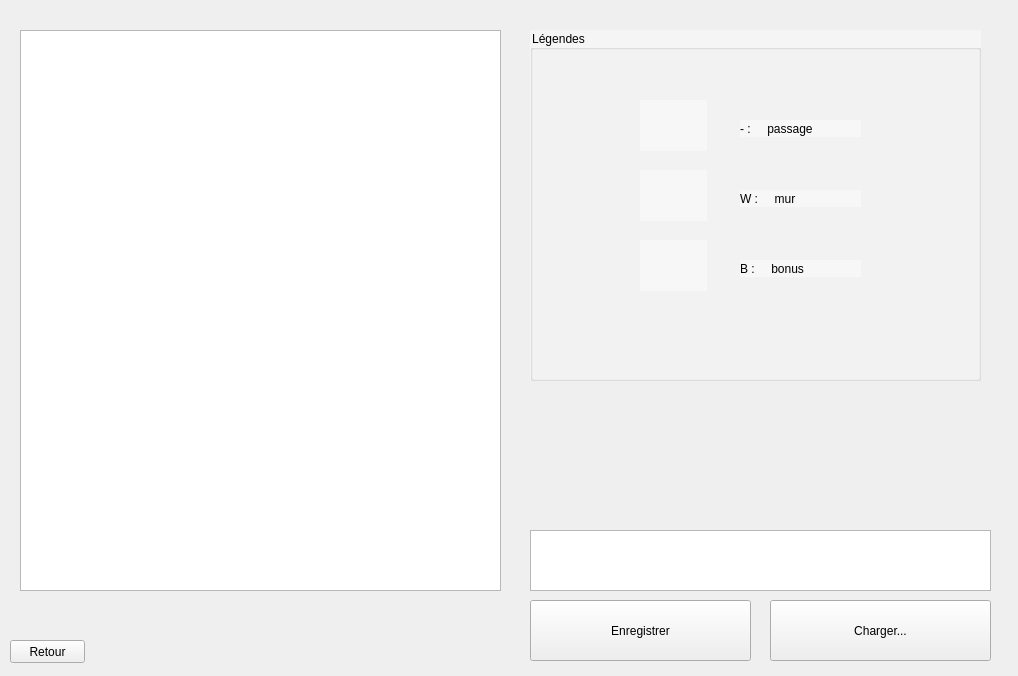
<?xml version="1.0" encoding="UTF-8"?>
<ui version="4.0">
 <class>MapEditor</class>
 <widget class="QWidget" name="MapEditor">
  <property name="geometry">
   <rect>
    <x>0</x>
    <y>0</y>
    <width>1018</width>
    <height>676</height>
   </rect>
  </property>
  <property name="windowTitle">
   <string>Form</string>
  </property>
  <widget class="QPushButton" name="backButton">
   <property name="geometry">
    <rect>
     <x>10</x>
     <y>640</y>
     <width>75</width>
     <height>23</height>
    </rect>
   </property>
   <property name="text">
    <string>Retour</string>
   </property>
  </widget>
  <widget class="QTextEdit" name="txtMapEdit">
   <property name="geometry">
    <rect>
     <x>20</x>
     <y>30</y>
     <width>481</width>
     <height>561</height>
    </rect>
   </property>
   <property name="font">
    <font>
     <family>Monospace</family>
    </font>
   </property>
  </widget>
  <widget class="QGroupBox" name="gbLegends">
   <property name="geometry">
    <rect>
     <x>530</x>
     <y>30</y>
     <width>451</width>
     <height>351</height>
    </rect>
   </property>
   <property name="styleSheet">
    <string notr="true">background-color: rgba(255, 255, 255, 100);
</string>
   </property>
   <property name="title">
    <string>Légendes</string>
   </property>
   <widget class="QLabel" name="label">
    <property name="geometry">
     <rect>
      <x>210</x>
      <y>90</y>
      <width>121</width>
      <height>17</height>
     </rect>
    </property>
    <property name="text">
     <string>- :     passage</string>
    </property>
   </widget>
   <widget class="QLabel" name="label_2">
    <property name="geometry">
     <rect>
      <x>210</x>
      <y>160</y>
      <width>121</width>
      <height>17</height>
     </rect>
    </property>
    <property name="text">
     <string>W :     mur</string>
    </property>
   </widget>
   <widget class="QLabel" name="label_3">
    <property name="geometry">
     <rect>
      <x>210</x>
      <y>230</y>
      <width>121</width>
      <height>17</height>
     </rect>
    </property>
    <property name="text">
     <string>B :     bonus</string>
    </property>
   </widget>
   <widget class="QLabel" name="label_4">
    <property name="geometry">
     <rect>
      <x>110</x>
      <y>70</y>
      <width>67</width>
      <height>51</height>
     </rect>
    </property>
    <property name="text">
     <string/>
    </property>
    <property name="pixmap">
     <pixmap resource="bomberressources.qrc">:/textures/ressources/grass.png</pixmap>
    </property>
   </widget>
   <widget class="QLabel" name="label_5">
    <property name="geometry">
     <rect>
      <x>110</x>
      <y>140</y>
      <width>67</width>
      <height>51</height>
     </rect>
    </property>
    <property name="text">
     <string/>
    </property>
    <property name="pixmap">
     <pixmap resource="bomberressources.qrc">:/textures/ressources/mur.png</pixmap>
    </property>
   </widget>
   <widget class="QLabel" name="label_6">
    <property name="geometry">
     <rect>
      <x>110</x>
      <y>210</y>
      <width>67</width>
      <height>51</height>
     </rect>
    </property>
    <property name="text">
     <string/>
    </property>
    <property name="pixmap">
     <pixmap resource="bomberressources.qrc">:/textures/ressources/bonus.png</pixmap>
    </property>
   </widget>
  </widget>
  <widget class="QTextEdit" name="txtFileName">
   <property name="geometry">
    <rect>
     <x>530</x>
     <y>530</y>
     <width>461</width>
     <height>61</height>
    </rect>
   </property>
   <property name="font">
    <font>
     <pointsize>26</pointsize>
     <weight>75</weight>
     <bold>true</bold>
    </font>
   </property>
  </widget>
  <widget class="QPushButton" name="btnSave">
   <property name="geometry">
    <rect>
     <x>530</x>
     <y>600</y>
     <width>221</width>
     <height>61</height>
    </rect>
   </property>
   <property name="text">
    <string>Enregistrer</string>
   </property>
  </widget>
  <widget class="QPushButton" name="btnLoad">
   <property name="geometry">
    <rect>
     <x>770</x>
     <y>600</y>
     <width>221</width>
     <height>61</height>
    </rect>
   </property>
   <property name="text">
    <string>Charger...</string>
   </property>
  </widget>
 </widget>
 <resources>
  <include location="bomberressources.qrc"/>
 </resources>
 <connections/>
</ui>
